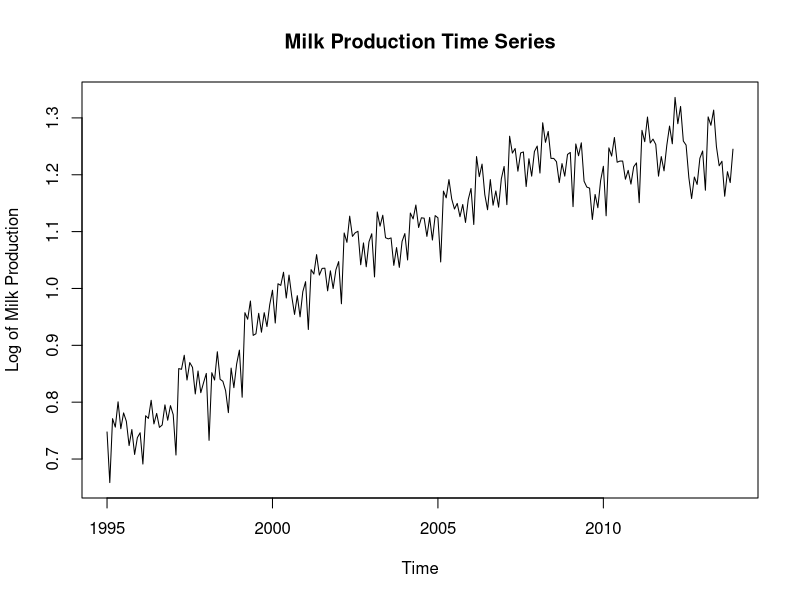
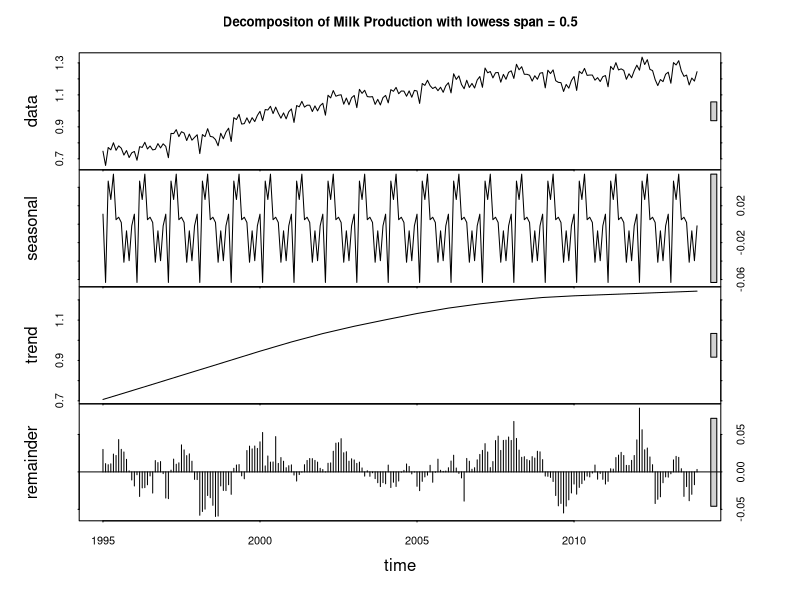
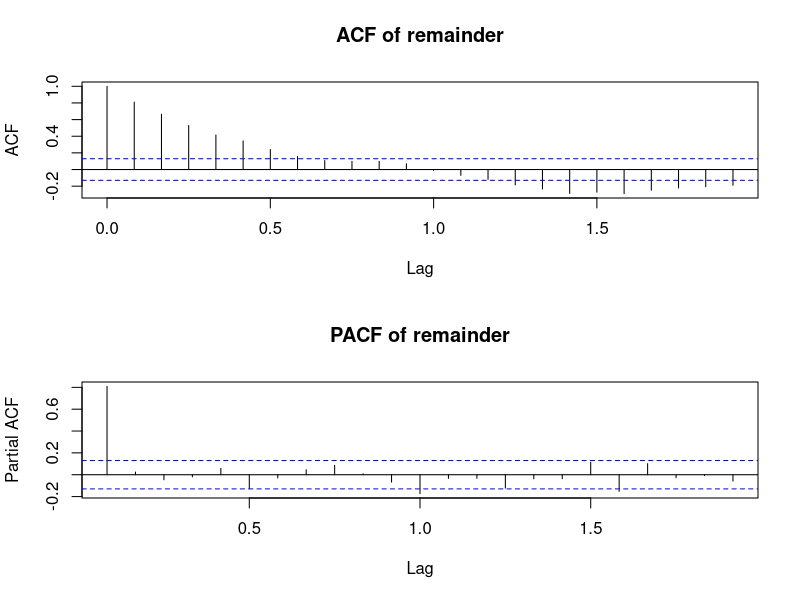
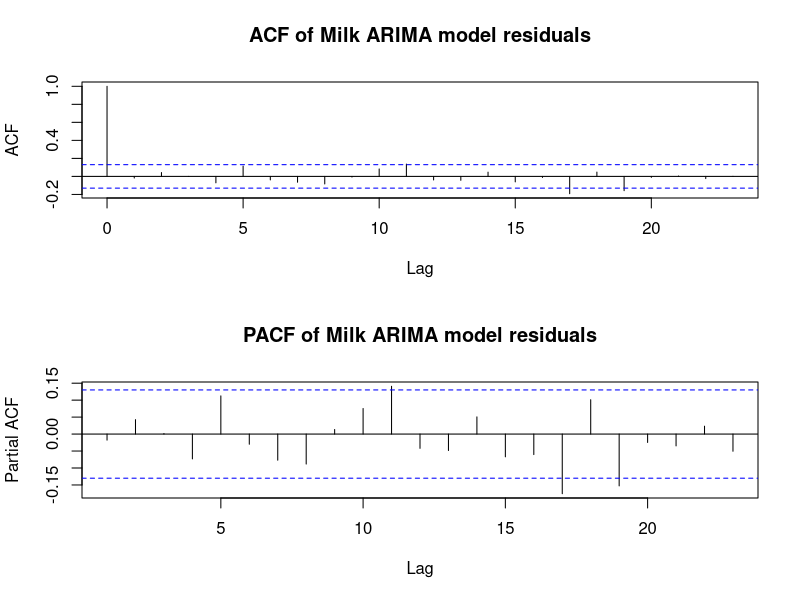
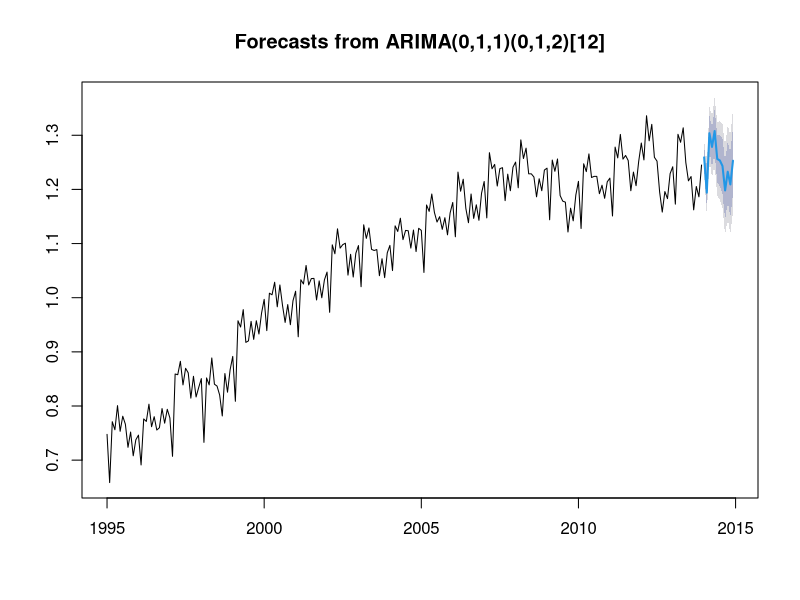

Write the R code that produced these figures, in order.
production <- read.csv('CADairyProduction.csv')

milk.ts <- ts(production$Milk.Prod, start=1995, freq=12)

plot(log(milk.ts), main='Milk Production Time Series', ylab='Log of Milk Production')
# – Is this time series stationary?
# No, there is a clear trend!

milk.decomp <- stl(log(milk.ts), s.window = "periodic", t.window = 0.5*length(milk.ts))
plot(milk.decomp, main = paste('Decompositon of Milk Production with lowess span = 0.5'))
# – Is there a significant seasonal component?
# Yes

remainder.ts <- milk.decomp$time.series[,'remainder']
plot.acf <- function(df, col = 'remainder', is.df =TRUE){
  if(is.df) temp <- df[, col]
  else temp <- df
  par(mfrow = c(2,1))
  acf(temp, main = paste('ACF of', col))
  pacf(temp, main = paste('PACF of', col))
  par(mfrow = c(1,1))
}
plot.acf(remainder.ts, is.df=F)

## Model of the remainder
milk.arima = arima(remainder.ts, order = c(1,0,0), include.mean=F)
plot.acf(milk.arima$resid[-1], col = 'Milk ARIMA model residuals', is.df=F)

#---
require(forecast)
ARIMAfit <- auto.arima(log(milk.ts), max.p=3, max.q=3, max.P=2, max.Q=2, max.order=5,
                       max.d=2, max.D=1, start.p=0, start.q=0, start.P=0, start.Q=0)
summary(ARIMAfit)

## Make the forecast for the next year
milk.forecast = forecast(ARIMAfit, h=12)
summary(milk.forecast)
# Are the confidence intervals reasonably small compared to the forecast means.
plot(milk.forecast)






